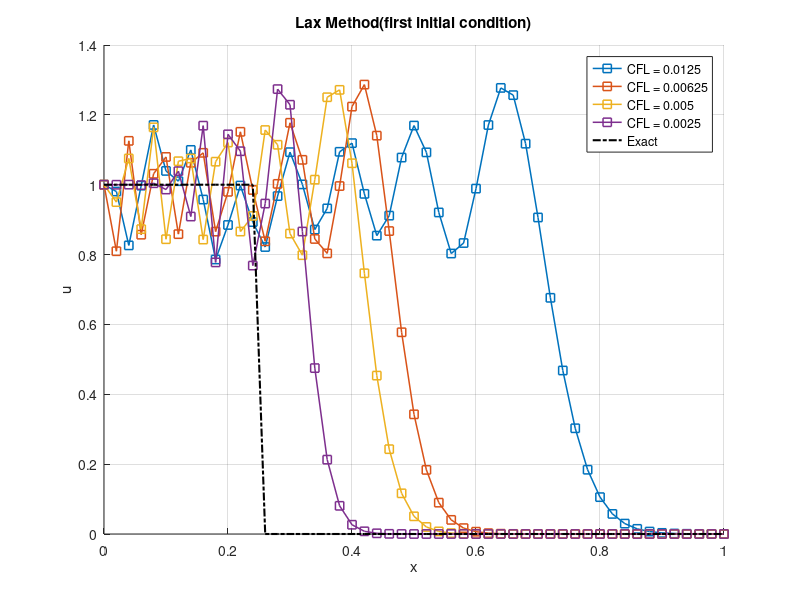

The MATLAB source for this figure:
clc, clear, close all ;

%% first initial conditions 
    
dts=[0.00050,0.00025,0.00020,0.00010];
for i = 1 : length(dts)
    
  dt = dts(i) ;
  nt = 1000 ;
    
  L = 1.0 ;
  dx = L/50.0 ;
  dxx = 2.0*dx ;
  a = 0.5 ;
  x = 0.0 : dx : L ;
  nx = length(x) ;
  
  u = zeros(nx,1) ;
  u0 = zeros(nx,1) ;
   
  CFL = [a*dts(1)/dx, a*dts(2)/dx, a*dts(3)/dx, a*dts(4)/dx] ;
  
  %% initial condition
  for ix = 1 : nx
      if (x(ix)>=0.0 && x(ix)<0.25)
          u(ix) = 1.0 ;
      else 
          u(ix) = 0.0 ;
      end
  end
  
  for it = 1 : nt
      for ix = 2 : nx-1
          % Lax method 
          %u(ix) = 0.5*(u(ix+1) + u(ix-1)) - a*dt*(u(ix+1) - u(ix-1))/dxx ;
          % FTCS method
           u(ix) = u(ix) - dt*a*(u(ix+1)-u(ix-1))/dx ; 
      end
      
  for ix = 1 : nx
      if (x(ix)>=0.0 && x(ix)<0.25)
          u_exact(ix) = 1.0 ;
      else 
          u_exact(ix) = 0.0 ;
      end
  end
      
  end
  
    hold on
    grid on
    plot (x,u,'-s','linewidth',1.1)
    xlabel x
    ylabel u
    title 'Lax Method(first initial condition)'
  
end
plot(x,u_exact,'-.k','linewidth',1.5)
legend('CFL = 0.0125','CFL = 0.00625','CFL = 0.005','CFL = 0.0025', 'Exact') 

   for ix = 1 : nx
       error(ix) = abs(u(ix)-u_exact(ix)) ;
     fprintf('\n x: %f  Numerical u: %f  Analytical u: %f Error: %f \n', x(ix), u(ix), u_exact(ix), error(ix))
   end

